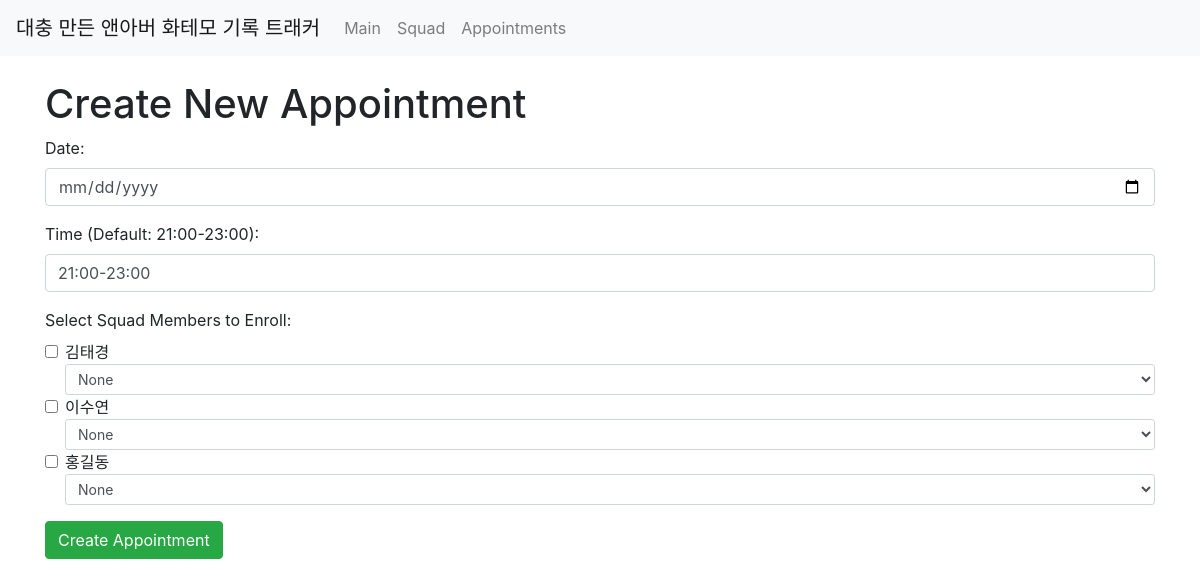
Before: /appointment/new with the older database file.
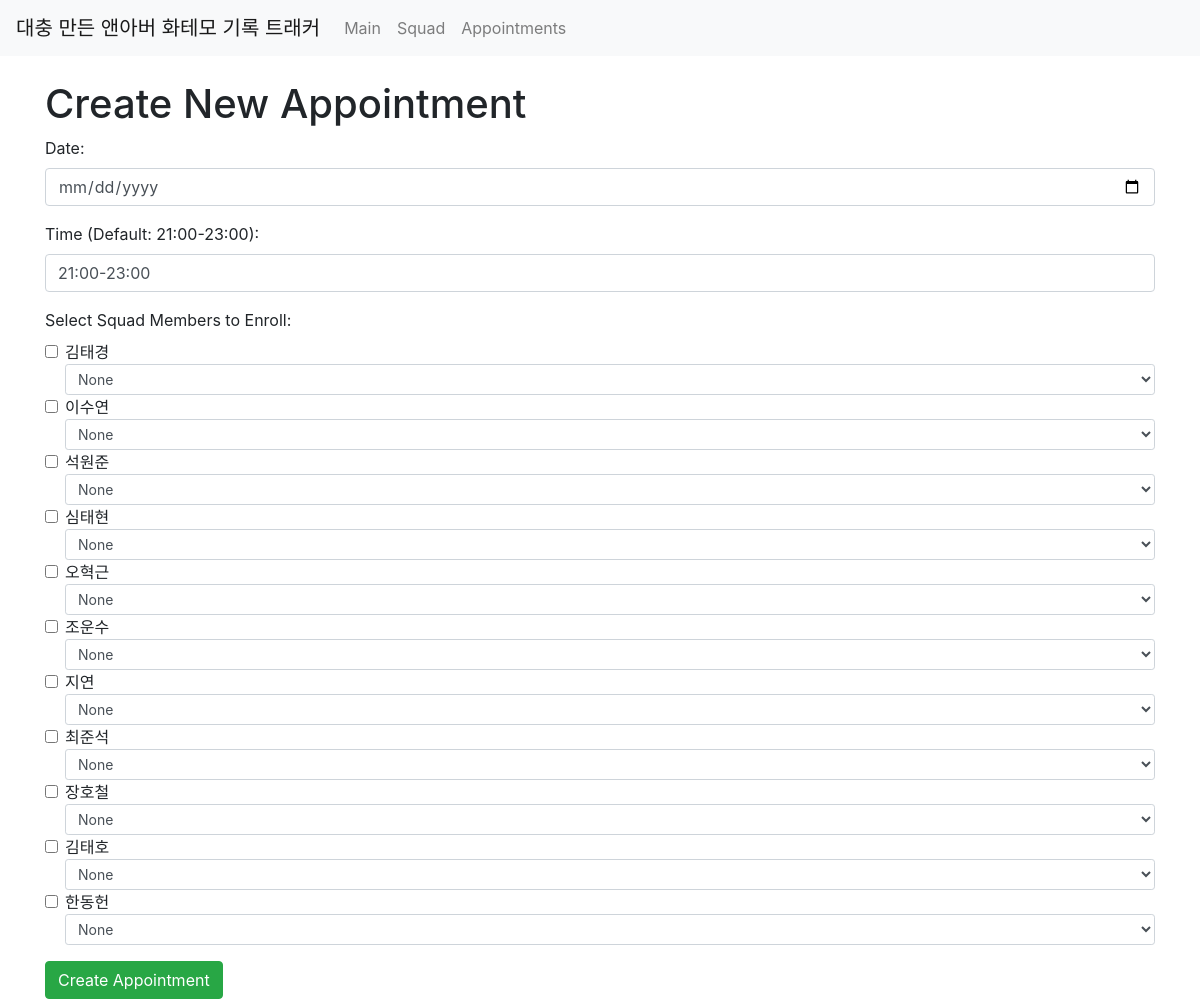
After: the same page with the newer database file.
### tables this page shows
CREATE TABLE squad (
            id INTEGER PRIMARY KEY AUTOINCREMENT,
            name TEXT NOT NULL UNIQUE,
            ball_count INTEGER DEFAULT 0,
            court_count INTEGER DEFAULT 0
        );

### app.py (the view, shortened to what this page needs)
@app.route('/appointment/new', methods=['GET', 'POST'])
def appointment_new():
    conn = get_db_connection()
    squad_list = conn.execute("SELECT * FROM squad").fetchall()
    conn.close()
    return render_template('appointment_new.html', squad=squad_list)

### app.py (called while the page is built)
def get_db_connection():
    conn = sqlite3.connect(DATABASE, timeout=10)  # Wait up to 10 seconds for the lock to clear.
    conn.row_factory = sqlite3.Row
    conn.execute("PRAGMA journal_mode=WAL;")      # Use WAL mode to improve concurrent access.
    return conn

### templates/appointment_new.html (shortened to what this page needs)
<!doctype html>
<html lang="en">
<head>
  <link rel="stylesheet" href="https://stackpath.bootstrapcdn.com/bootstrap/4.5.2/css/bootstrap.min.css">
</head>
<body>
  {% include 'navbar.html' %}
  <div class="container mt-4">
    <h1>Create New Appointment</h1>
    <form method="POST">        <div class="form-group">
            <label for="appointment_date">Date:</label>
            <input type="date" name="appointment_date" id="appointment_date" class="form-control" required>
        </div>
        <div class="form-group">
            <label for="appointment_time">Time (Default: 21:00-23:00):</label>
            <input type="text" name="appointment_time" id="appointment_time" class="form-control" value="21:00-23:00" required>
        </div>
      <div class="form-group">
        <label>Select Squad Members to Enroll:</label>
        {% for member in squad %}
          <div class="form-check">
            <input class="form-check-input" type="checkbox" name="members" value="{{ member.id }}" id="member{{ member.id }}">
            <label class="form-check-label" for="member{{ member.id }}">
              {{ member.name }}
            </label>
            <select class="form-control form-control-sm" name="role_{{ member.id }}">
              <option value="none">None</option>
            </select>
          </div>
        {% endfor %}
      </div>
      <button type="submit" class="btn btn-success">Create Appointment</button>
    </form>
  </div>
</body>
</html>

Changed rows visible on the page:
changed squad: name "홍길동" → "석원준"
added squad: name "심태현", id "None"
added squad: name "오혁근", id "None"
added squad: name "조운수", id "None"
added squad: name "지연", id "None"
added squad: name "최준석", id "None"
added squad: name "장호철", id "None"
added squad: name "김태호", id "None"
added squad: name "한동헌", id "None"
